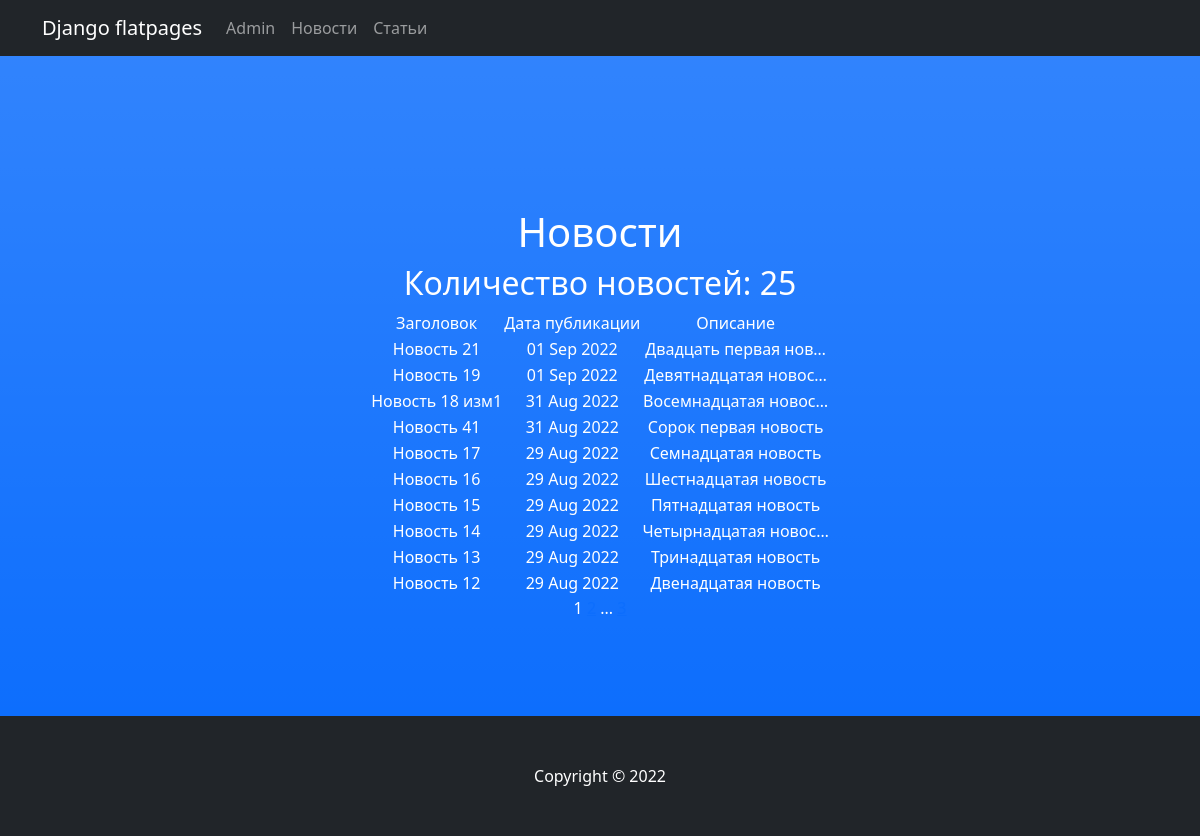
Page /news/ on the committed database.
### newsapp/models.py (models this page shows, shortened)
class Post(models.Model):
    head = models.CharField(max_length=255, unique=True)
    text = models.TextField()
    rate = models.IntegerField(default=0)
    type = models.BooleanField(default=False)  # False - новость, True - статья
    time = models.DateTimeField(auto_now_add=True)
    author = models.ForeignKey(Author, on_delete=models.CASCADE)
    category = models.ManyToManyField(Category, through='PostCategory')

### newsapp/views.py (the view)
# urls.py: path('', News.as_view(), name='news_list'),
class News(ListView):
    queryset = Post.objects.filter(type=0)
    ordering = '-time'
    template_name = 'news.html'
    context_object_name = 'news'
    paginate_by = 10
    def get_context_data(self, **kwargs):
        context = super().get_context_data(**kwargs)
        a = Post.objects.all()
        context['amount'] = 0
        for i in a:
            if i.type == 0:
                context['amount'] += 1
        return context

### newsapp/templatetags/custom_filters.py (called while the page is built)
@register.filter()
def censor(value):
    bad = [
        'жопа', 'Жопа',
        'херня', 'Херня',
        'чмо', 'Чмо'
    ]
    for i in bad:
        if i in value:
            value = value.replace(i[1:], '*' * (len(i) - 1))
    return f'{value}'

### templates/news.html (shortened to what this page needs)
{% extends 'flatpages/default.html' %}
{% load custom_filters %}
{% block content %}
<h1>Новости</h1>
{% if news %}
<h2>Количество новостей: {{ amount }}</h2>
<table align="center">
    <tr>
        <td>
            Заголовок
        </td>
        <td>
            Дата публикации
        </td>
        <td>
            Описание
        </td>
    </tr>
    {% for new in news %}
    <tr>
        <td>{{ new.head|censor }}</td>
        <td>{{ new.time|date:'d M Y' }}</td>
        <td>{{ new.text|truncatechars:20|censor }}</td>
    </tr>
    {% endfor %}
</table>
{% else %}
<h2>Новостей нет!</h2>
{% endif %}
   {{ page_obj.number }}
   {% if page_obj.has_next %}
       <a href="?page={{ page_obj.next_page_number }}">{{ page_obj.next_page_number }}</a>
       {% if paginator.num_pages != page_obj.next_page_number %}
           ...
           <a href="?page={{ page_obj.paginator.num_pages }}">{{ page_obj.paginator.num_pages }}</a>
       {% endif %}
   {% endif %}
{% endblock content %}

### rows in the picture
Post: head|censor "Новость 21", time "01 Sep 2022", text|censor "Двадцать первая нов…"
Post: head|censor "Новость 19", time "01 Sep 2022", text|censor "Девятнадцатая новос…"
Post: head|censor "Новость 18 изм1", time "31 Aug 2022", text|censor "Восемнадцатая новос…"
Post: head|censor "Новость 41", time "31 Aug 2022", text|censor "Сорок первая новость"
Post: head|censor "Новость 17", time "29 Aug 2022", text|censor "Семнадцатая новость"
Post: head|censor "Новость 16", time "29 Aug 2022", text|censor "Шестнадцатая новость"
Post: head|censor "Новость 15", time "29 Aug 2022", text|censor "Пятнадцатая новость"
Post: head|censor "Новость 14", time "29 Aug 2022", text|censor "Четырнадцатая новос…"
Post: head|censor "Новость 13", time "29 Aug 2022", text|censor "Тринадцатая новость"
Post: head|censor "Новость 12", time "29 Aug 2022", text|censor "Двенадцатая новость"

### other values in the picture
{{ amount }} "25"
{{ page_obj.number }} "1"
